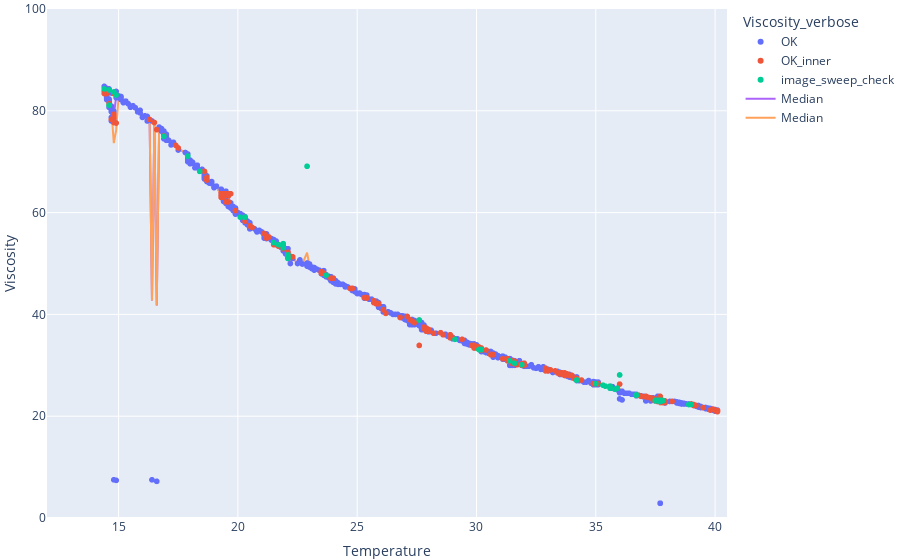

Notebook source saved alongside this figure:
### Markdown cell above
## Temterature plots

### Code cell
fig = go.Figure()
fig = px.scatter(
    dfs,
    x="Temperature",
    y="Viscosity",
    color='Viscosity_verbose',
)

fig.add_traces([
    go.Scatter(name='Median',
               x=dfs_median.index,
               y=dfs_median['Viscosity'],
               mode='lines'),
    go.Scatter(name='Median',
               x=dfs_mean.index,
               y=dfs_mean['Viscosity'],
               mode='lines'),
])
fig.update_layout(xaxis=dict(range=(12, 40.5)),
                  yaxis=dict(range=(0, 100)),
                  margin=dict(l=0, r=0, b=0, t=0, pad=0))
fig.show()

### Figure 1 — Plotly figure (JSON) as saved in the notebook; plotly's stock layout.template omitted (floating-point values rounded to 4 significant figures; data arrays with more than 128 entries replaced by an {"elided": "..."} marker saying what was removed)
{"data": [{"hovertemplate": "Viscosity_verbose=OK<br>Temperature=%{x}<br>Viscosity=%{y}<extra></extra>", "legendgroup": "OK", "marker": {"color": "#636efa", "symbol": "circle"}, "mode": "markers", "name": "OK", "showlegend": true, "type": "scattergl", "x": {"elided": "1666 float values"}, "xaxis": "x", "y": {"elided": "1666 float values"}, "yaxis": "y"}, {"hovertemplate": "Viscosity_verbose=OK_inner<br>Temperature=%{x}<br>Viscosity=%{y}<extra></extra>", "legendgroup": "OK_inner", "marker": {"color": "#EF553B", "symbol": "circle"}, "mode": "markers", "name": "OK_inner", "showlegend": true, "type": "scattergl", "x": {"elided": "573 float values"}, "xaxis": "x", "y": {"elided": "573 float values"}, "yaxis": "y"}, {"hovertemplate": "Viscosity_verbose=image_sweep_check<br>Temperature=%{x}<br>Viscosity=%{y}<extra></extra>", "legendgroup": "image_sweep_check", "marker": {"color": "#00cc96", "symbol": "circle"}, "mode": "markers", "name": "image_sweep_check", "showlegend": true, "type": "scattergl", "x": [14.6, 14.4, 14.6, 14.8, 14.9, 16.9, 17.9, 18.4, 20.1, 20.3, 20.3, 21.5, 21.7, 21.9, 21.9, 21.9, 22.1, 22.1, 22.1, 22.1, 22.1, 22.9, 23.7, 27.6, 29.1, 30.1, 30.2, 30.2, 30.2, 30.2, 30.2, 30.2, 30.2, 30.2, 30.2, 31.4, 31.6, 31.9, 34.2, 34.2, 34.2, 34.2, 34.2, 35, 35.3, 35.4, 35.6, 35.6, 35.6, 35.8, 35.9, 36, 36.7, 36.7, 36.7, 37.5, 37.5, 37.7, 37.8, 37.6, 37.6, 37.6, 37.6, 37.6, 37.6, 37.6, 37.6, 37.5, 37.7, 37.6, 37.6, 37.6, 37.6, 37.8, 38.9, 39], "xaxis": "x", "y": [81.1, 84.3, 84.1, 83.7, 83.1, 75, 71.1, 68.1, 59.1, 59.1, 59.1, 54.1, 53.7, 53.1, 53.9, 53.1, 51.7, 51.2, 51.3, 51.3, 51, 69.1, 47.7, 38.9, 35.1, 33.1, 33.1, 33.1, 33.1, 33.1, 33.1, 33.1, 33.1, 33.1, 33.1, 30.9, 30.4, 30.1, 27.1, 27.1, 27.1, 27.1, 27.1, 26.4, 26.1, 25.9, 25.9, 25.9, 25.5, 25.3, 25.5, 28.1, 24.2, 24.1, 24.1, 23.1, 23, 22.9, 23, 23.1, 23, 23.1, 23, 23.1, 23, 23.1, 23.1, 23.1, 23.1, 23.1, 23.1, 23.1, 23.1, 23.1, 22.3, 22.3], "yaxis": "y"}, {"mode": "lines", "name": "Median", "type": "scatter", "x": {"elided": "249 float values"}, "y": {"elided": "249 float values"}}, {"mode": "lines", "name": "Median", "type": "scatter", "x": {"elided": "249 float values"}, "y": {"elided": "249 float values"}}], "layout": {"legend": {"title": {"text": "Viscosity_verbose"}, "tracegroupgap": 0}, "margin": {"b": 0, "l": 0, "pad": 0, "r": 0, "t": 0}, "xaxis": {"anchor": "y", "domain": [0, 1], "range": [12, 40.5], "title": {"text": "Temperature"}}, "yaxis": {"anchor": "x", "domain": [0, 1], "range": [0, 100], "title": {"text": "Viscosity"}}}}
